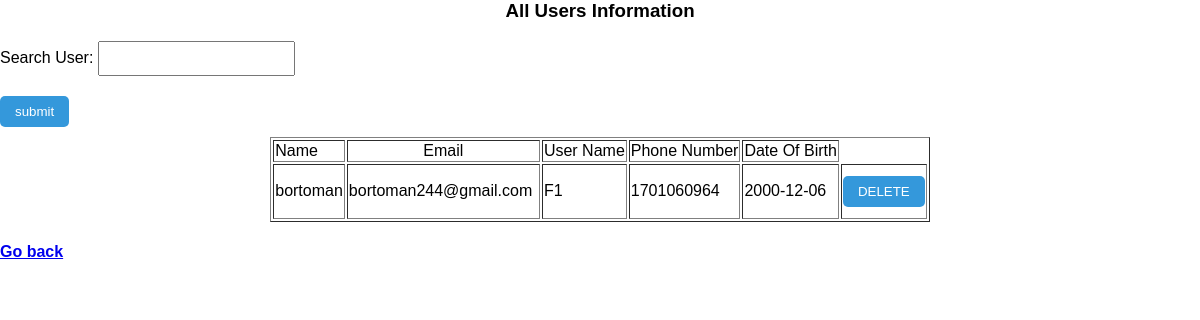
The page /controller/showAllUser.php?userName=F1 on the database its author committed.
### tables this page shows
CREATE TABLE `userinfo` (
  `Name` varchar(20) NOT NULL,
  `Email` varchar(30) NOT NULL,
  `UserName` varchar(20) NOT NULL,
  `Password` varchar(20) NOT NULL,
  `Phone` varchar(20) NOT NULL,
  `DOB` date NOT NULL,
  `OTP` int(10) NOT NULL,
  `ProfilePic` varchar(100) NOT NULL
);

### model/userModel.php (called while the page is built, shortened)
<?php
function searchUsers($userName){
    $con = getConnection();
    $sql = "select * from userinfo where userName ='$userName'";
    $result = mysqli_query($con, $sql);
    return $result;
}
?>

### controller/showAllUser.php (the view, shortened to what this page needs)
 <?php
require_once('../model/userModel.php');
?>
<link rel="stylesheet"  href="../asset/CSS/style.css">
<table border=1 align="center">
    <tr>
        <td>Name</td>
        <td align="center"  width=30%>Email</td>
        <td>User Name</td>
        <td>Phone Number</td>
        <td>Date Of Birth</td>
    </tr>
    <h3 align="center">All Users Information</h3>
    <form action="" method="post" onsubmit ="searchUser()">
    Search User: <input type="text" name="userName" value="" /> <br>
    <input type="submit" value="submit">
    </form>
    <?php
    if (isset($_REQUEST['userName'])) {
        $userName = $_REQUEST['userName'];
        $result = searchUsers($userName);
        while ($user = mysqli_fetch_assoc($result)) {
            ?>
            <tr>
                <td><?= $user['Name'] ?></td>
                <td><?= $user['Email'] ?></td>
                <td><?= $user['UserName'] ?></td>
                <td><?= $user['Phone'] ?></td>
                <td><?= $user['DOB'] ?></td>
                <form method="POST">
            <td><input type="submit" value="DELETE">
        </tr>
        <?php
        }
}
    ?>
</table>
<a href="../view/adminHome.php"><h4>Go back</h4></a>

### asset/css/style.css (style rules this page uses)
input, select { padding: 8px; margin-bottom: 10px; }
input[type="submit"] { display: inline-block; margin-top: 10px; text-decoration: none; padding: 8px 15px; background-color: #3498db; color: #fff; border-radius: 5px; cursor: pointer; border: none; }

### rows shown on the page
userinfo: Name "bortoman", Email "bortoman244@gmail.com", UserName "F1", Phone "1701060964", DOB "2000-12-06"
